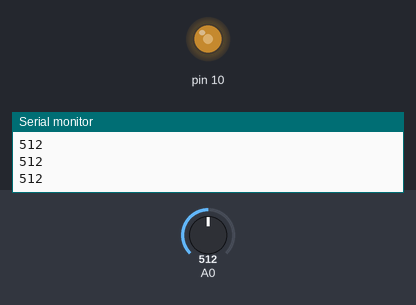
The sketch below on a simulated Arduino Uno, built with avr-gcc and run on an emulated ATmega328P. Parts: output pins drawn as LEDs (lit = HIGH), the last lines printed to the serial monitor. The test bench sets the inputs (shaded band); at power-on: A0 = 512.

Above: at 1.2 s.
1.3 s: A0 set to 716
At 2.6 s:
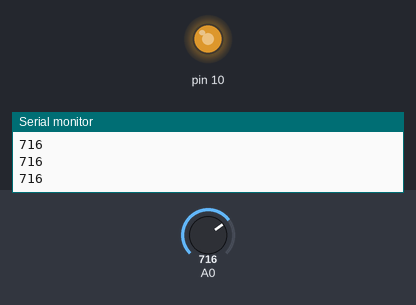
2.9 s: A0 set to 900
At 4.2 s:
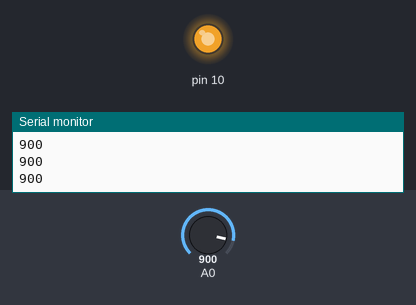
4.5 s: A0 set to 122
At 5.6 s:
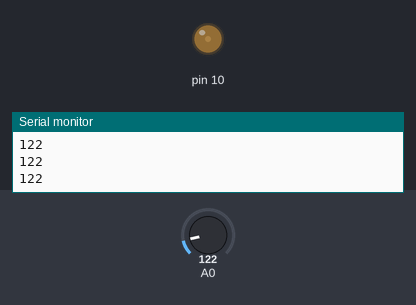
6.1 s: A0 set to 0
At 6.9 s:
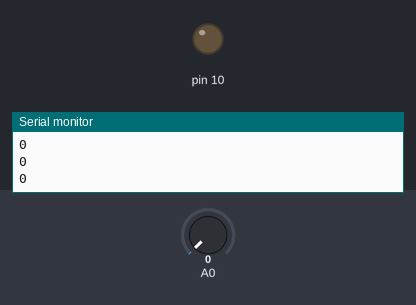
7.7 s: A0 set to 511
At 8.2 s:
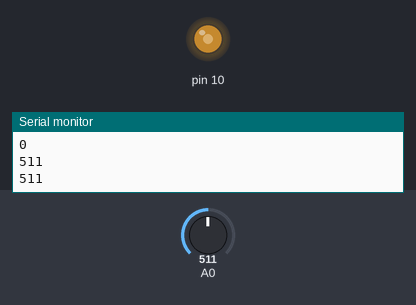
Timing chart, 0 to 10.3 s (numbered marks = the images above; inputs shaded):
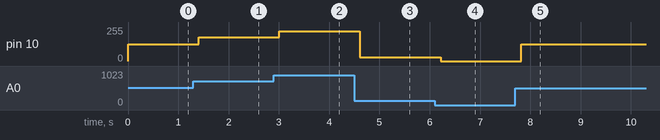

The sketch:

led_chiet_ap.ino
```cpp
int X= 0;
void setup()
{
  Serial.begin(9600);
  pinMode(10, OUTPUT);

}

void loop()
{
  X=analogRead(A0);
  int brightness= map(X,0,1023,0,255);
  analogWrite(10,brightness);
  Serial.println(analogRead(A0));
  delay(200);
}
```

Measured:
- after the input at 1.3 s, pin 10: 127/255 → 178/255 after 0.10 s
- after the input at 2.9 s, pin 10: 178/255 → 224/255 after 0.11 s
- after the input at 4.5 s, pin 10: 224/255 → 30/255 after 0.11 s
- after the input at 6.1 s, pin 10: 30/255 → 0/255 after 0.11 s
- after the input at 7.7 s, pin 10: 0/255 → 127/255 after 0.12 s
